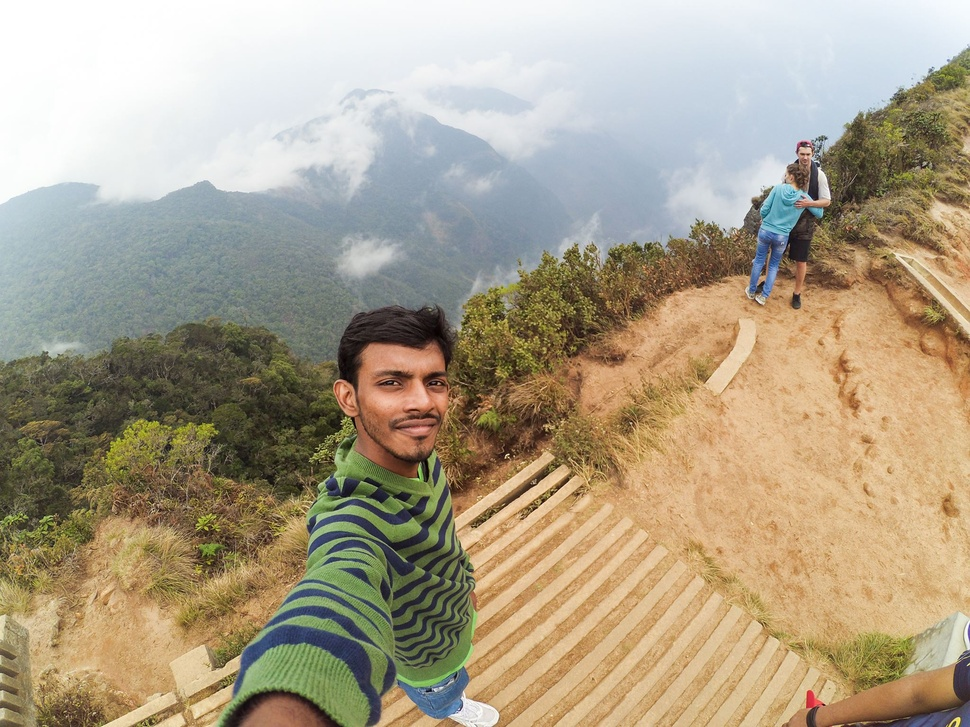
#> input picture one.jpg, 970 x 727 px, shrunk from 2048 x 1536 before the run
$ python HarrisCornerDetection.py
#> lines starting #> are read from the running program, lines starting #| are printed output that depends on the picture; after the words box and inside, x2 and y2 are one past the last pixel; in counts of white or black regions, pixels touching at a corner belong together
import cv2
import numpy as np

filename = 'chessboard2.jpg'
img = cv2.imread('one.jpg')
#> img is the input picture: shape (727, 970, 3); mean B, G, R 136.5, 159.7, 171.9
cap = cv2.VideoCapture(0)
ret, frame = cap.read()
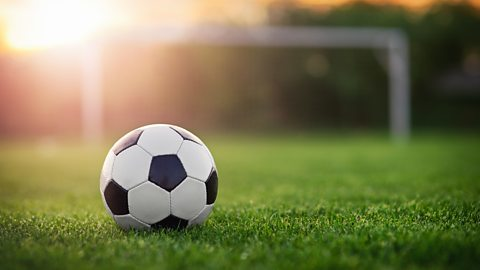
#> input picture 1.jpg, 480 x 270 px, given in place of the camera
#> frame is the input picture: shape (270, 480, 3); mean B, G, R 80.7, 122.7, 124

while True:

    gray = cv2.cvtColor(frame,cv2.COLOR_BGR2GRAY)
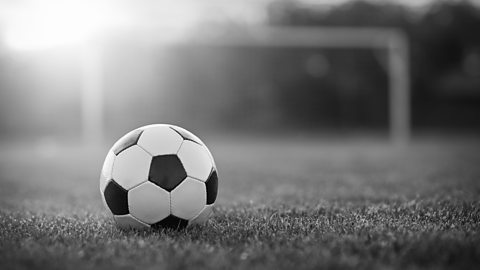
#> gray: shape (270, 480); min 0, max 254, mean 118.4

    # find Harris corners
    gray = np.float32(gray)
    dst = cv2.cornerHarris(gray,2,3,0.04)
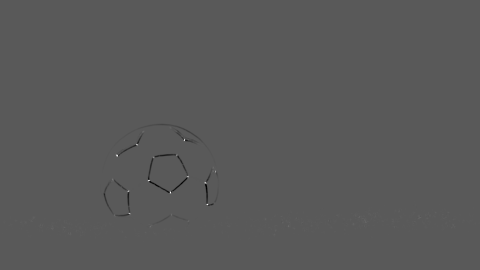
#> dst: shape (270, 480) float32; min -35667080, max 65917888, mean -50663.4; drawn with min black and max white
    dst = cv2.dilate(dst,None)
    ret, dst = cv2.threshold(dst,0.01*dst.max(),255,0)
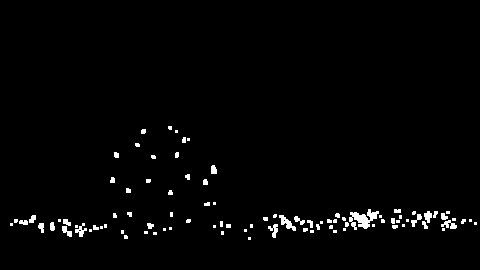
#> dst: shape (270, 480) float32; 1.8% white; 93 white regions (56 under 20 px), largest, box (x1, y1, x2, y2) and area: (349, 209, 379, 230) 315, (279, 215, 296, 231) 113, (441, 220, 457, 229) 77
#> ret = 659178.9
    dst = np.uint8(dst)

    # find centroids
    ret, labels, stats, centroids = cv2.connectedComponentsWithStats(dst)
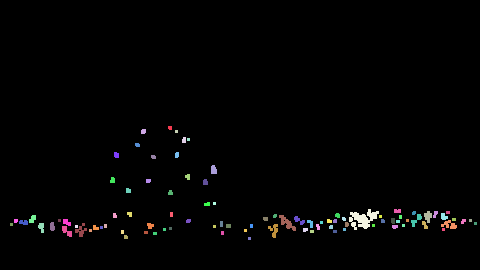
#> labels: shape (270, 480) int32; 94 distinct labels, from 0 to 93; one colour per label, 0 black
#> ret = 94; stats = 94 rows, first 6: [0, 0, 480, 270, 127217], [168, 126, 4, 4, 15], [141, 129, 5, 5, 23], [175, 130, 3, 3, 9], [182, 137, 4, 6, 22], [187, 138, 3, 3, 9]; centroids = 94 pairs, first value 11 to 475, second value 127.4 to 238

    # define the criteria to stop and refine the corners
    criteria = (cv2.TERM_CRITERIA_EPS + cv2.TERM_CRITERIA_MAX_ITER, 100, 0.001)
    corners = cv2.cornerSubPix(gray,np.float32(centroids),(5,5),(-1,-1),criteria)
#> corners = 94 pairs, first value 11.81 to 472.7, second value 124.1 to 238

    # Now draw them
    res = np.hstack((centroids,corners))
#> res = 94 rows, first 6: [239.2, 133, 239.2, 133], [169.6, 127.4, 167.8, 124.1], [143, 131, 143.3, 126.4], [176, 131, 176, 131], [183.6, 139.7, 183.7, 138.4], [188, 139, 188, 139]
    res = np.int0(res)
#> res = 94 rows, first 6: [239, 133, 239, 133], [169, 127, 167, 124], [143, 131, 143, 126], [176, 131, 176, 131], [183, 139, 183, 138], [188, 139, 188, 139]
    frame[res[:,1],res[:,0]]=[0,0,255]
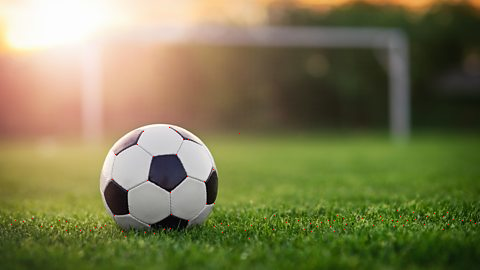
#> frame: shape (270, 480, 3); 0.07% of pixels changed, all inside (x1, y1, x2, y2) = (11, 127, 476, 239)
    frame[res[:,3],res[:,2]] =[0,255,0]
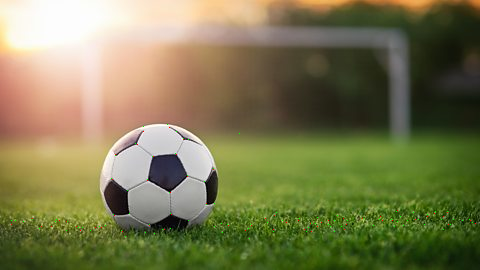
#> frame: shape (270, 480, 3); 0.07% of pixels changed, all inside (x1, y1, x2, y2) = (11, 124, 473, 239)

    cv2.imshow('res',res)

    if cv2.waitKey(5) == 27:
#> (key Esc is pressed here)
            break

cap.release()
cv2.destroyAllWindows()
